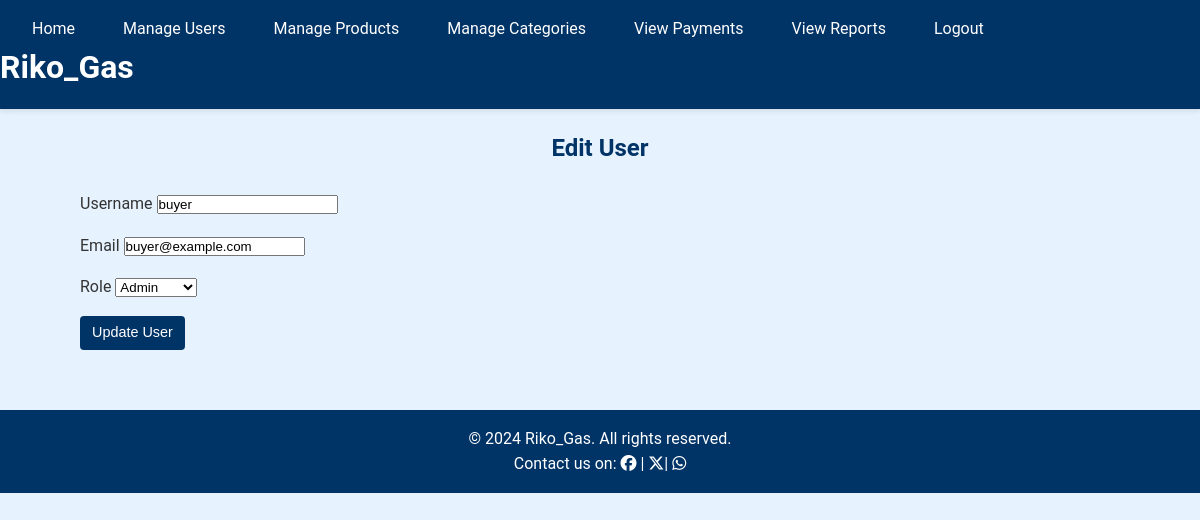
Page /admin/edit_user/2 (signed in) on the committed database.
### app/models.py (models this page shows, shortened)
class User(UserMixin, db.Model):
    id = db.Column(db.Integer, primary_key=True)
    username = db.Column(db.String(150), unique=True, nullable=False)
    email = db.Column(db.String(150), unique=True, nullable=False)
    password_hash = db.Column(db.String(128))
    role = db.Column(db.String(10), nullable=False, default='buyer')  # buyer or admin
    orders = db.relationship('Order', backref='buyer', lazy=True)

### app/routes.py (the view)
@admin.route('/edit_user/<int:user_id>', methods=['GET', 'POST'])
@login_required
def edit_user(user_id):
    admin_only()
    user = User.query.get_or_404(user_id)
    form = UserManagementForm()
    if form.validate_on_submit():
        user.username = form.username.data
        user.email = form.email.data
        user.role = form.role.data
        db.session.commit()
        flash('User updated successfully!', 'success')
        return redirect(url_for('admin.manage_users'))
    elif request.method == 'GET':
        form.username.data = user.username
        form.email.data = user.email
        form.role.data = user.role
    return render_template('admin/edit_user.html', form=form, user=user)

### app/forms.py (shortened to what this page needs)
class UserManagementForm(FlaskForm):
    username = StringField('Username', validators=[DataRequired()])
    email = StringField('Email', validators=[DataRequired(), Email()])
    role = SelectField('Role', choices=[('admin', 'Admin'), ('employee', 'Employee')], validators=[DataRequired()])
    password = PasswordField('Password', validators=[DataRequired(), Length(min=6)])
    submit = SubmitField('Submit')

### app/__init__.py (called while the page is built)
def create_app():
    app = Flask(__name__)
    app.config.from_object('config.Config')
    db.init_app(app)
    login_manager.init_app(app)
    migrate.init_app(app, db)  # Initialize Migrate with the app and db
    with app.app_context():
        from . import routes  # Import routes here
        from .models import User  # Import models here to avoid circular import
        from .routes import main, admin
        app.register_blueprint(main)
        app.register_blueprint(admin)
    @login_manager.user_loader
    def load_user(user_id):
        return User.query.get(int(user_id))  # Load user by ID
    return app

### app/routes.py (called while the page is built)
def admin_only():
    if current_user.role != 'admin':
        flash('Access denied.', 'danger')
        return redirect(url_for('main.home'))

### app/templates/admin/edit_user.html (shortened to what this page needs)
{% extends "base.html" %}
{% block content %}
<h2>Edit User</h2>
<form method="POST">
    <div class="form-group">
        {{ form.username.label }} {{ form.username(class="form-control") }}
    </div>
    <div class="form-group">
        {{ form.email.label }} {{ form.email(class="form-control") }}
    </div>
    <div class="form-group">
        {{ form.role.label }} {{ form.role(class="form-control") }}
    </div>
    <button type="submit" class="btn btn-primary">Update User</button>
</form>
{% endblock %}

### app/static/css/styles.css (style rules this page uses)
:root { --navy-blue: #003366; --light-blue: #E6F3FF; --white: #FFFFFF; --gray: #F0F0F0; }
* { margin: 0; padding: 0; box-sizing: border-box; }
body { font-family: 'Roboto', sans-serif; line-height: 1.6; color: #333; background-color: var(--light-blue); }
h2 { color: var(--navy-blue); margin-bottom: 1.5rem; text-align: center; }
.btn { display: inline-block; padding: 0.375rem 0.75rem; border-radius: 0.25rem; text-align: center; text-decoration: none; font-size: 1rem; line-height: 1.5; transition: all 0.15s ease-in-out; margin-right: 0.5rem; margin-bottom: 0.5rem; }
.btn-primary { background-color: var(--navy-blue); color: var(--white); }
.form-group { margin-bottom: 1rem; }
.btn { display: inline-block; padding: 0.375rem 0.75rem; border: none; border-radius: 4px; cursor: pointer; font-size: 0.9rem; text-decoration: none; transition: background-color 0.3s ease; }

### rows in the picture
User: username "buyer", email "buyer@example.com", role "Admin"
